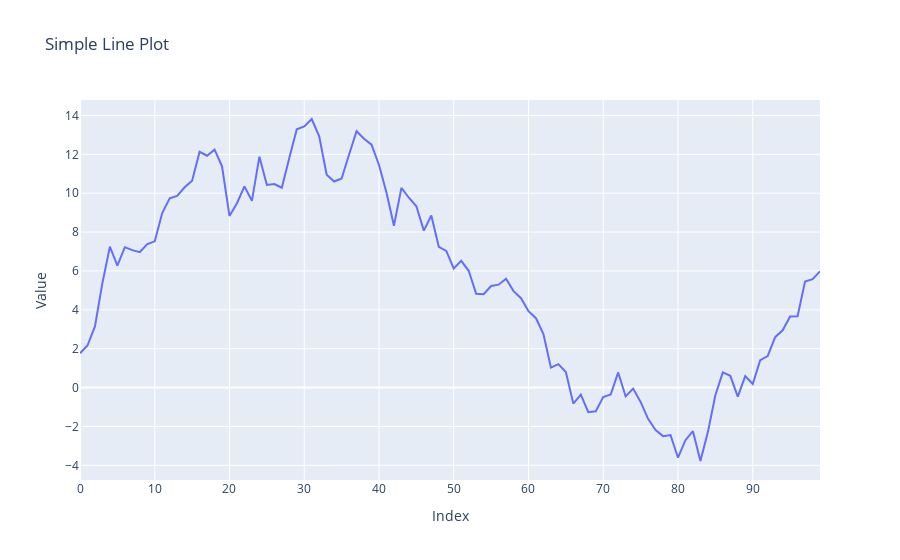

Source (notebook cell):
### Markdown cell above
### 20. Using Plotly, create a basic line plot of a randomly generated dataset, label the axes, and set the title as 'Simple Line Plot'.

### Code cell
import plotly.graph_objs as go
import plotly.offline as pyo

# Generate a randomly generated dataset
np.random.seed(0)  # For reproducibility
x = np.arange(100)
y = np.random.randn(100).cumsum()  # Cumulative sum to create a trend

# Create a line plot
trace = go.Scatter(x=x, y=y, mode='lines', name='Random Data')

# Define the layout
layout = go.Layout(title='Simple Line Plot', xaxis=dict(title='Index'), yaxis=dict(title='Value'))

# Create a figure
fig = go.Figure(data=[trace], layout=layout)

# Show the plot
pyo.iplot(fig)  # Use pyo.plot(fig) if not using a Jupyter notebook

### Figure 1 — Plotly figure (JSON) as saved in the notebook; plotly's stock layout.template omitted (floating-point values rounded to 4 significant figures)
{"data": [{"mode": "lines", "name": "Random Data", "type": "scatter", "x": [0, 1, 2, 3, 4, 5, 6, 7, 8, 9, 10, 11, 12, 13, 14, 15, 16, 17, 18, 19, 20, 21, 22, 23, 24, 25, 26, 27, 28, 29, 30, 31, 32, 33, 34, 35, 36, 37, 38, 39, 40, 41, 42, 43, 44, 45, 46, 47, 48, 49, 50, 51, 52, 53, 54, 55, 56, 57, 58, 59, 60, 61, 62, 63, 64, 65, 66, 67, 68, 69, 70, 71, 72, 73, 74, 75, 76, 77, 78, 79, 80, 81, 82, 83, 84, 85, 86, 87, 88, 89, 90, 91, 92, 93, 94, 95, 96, 97, 98, 99], "y": [1.764, 2.164, 3.143, 5.384, 7.251, 6.274, 7.224, 7.073, 6.97, 7.38, 7.524, 8.979, 9.74, 9.861, 10.31, 10.64, 12.13, 11.93, 12.24, 11.39, 8.834, 9.487, 10.35, 9.61, 11.88, 10.42, 10.47, 10.28, 11.82, 13.29, 13.44, 13.82, 12.93, 10.95, 10.6, 10.76, 11.99, 13.19, 12.8, 12.5, 11.45, 10.03, 8.327, 10.28, 9.768, 9.33, 8.077, 8.855, 7.241, 7.028, 6.132, 6.519, 6.009, 4.828, 4.8, 5.228, 5.295, 5.597, 4.963, 4.6, 3.928, 3.568, 2.755, 1.029, 1.206, 0.8042, -0.826, -0.3632, -1.27, -1.219, -0.4894, -0.3605, 0.7789, -0.4559, -0.05354, -0.7383, -1.609, -2.188, -2.5, -2.443, -3.609, -2.708, -2.242, -3.778, -2.29, -0.3941, 0.7846, 0.6047, -0.466, 0.5884, 0.1852, 1.408, 1.616, 2.593, 2.949, 3.656, 3.666, 5.452, 5.579, 5.981]}], "layout": {"autosize": true, "title": {"text": "Simple Line Plot"}, "xaxis": {"autorange": true, "range": [0, 99], "title": {"text": "Index"}, "type": "linear"}, "yaxis": {"autorange": true, "range": [-4.756, 14.8], "title": {"text": "Value"}, "type": "linear"}}}
